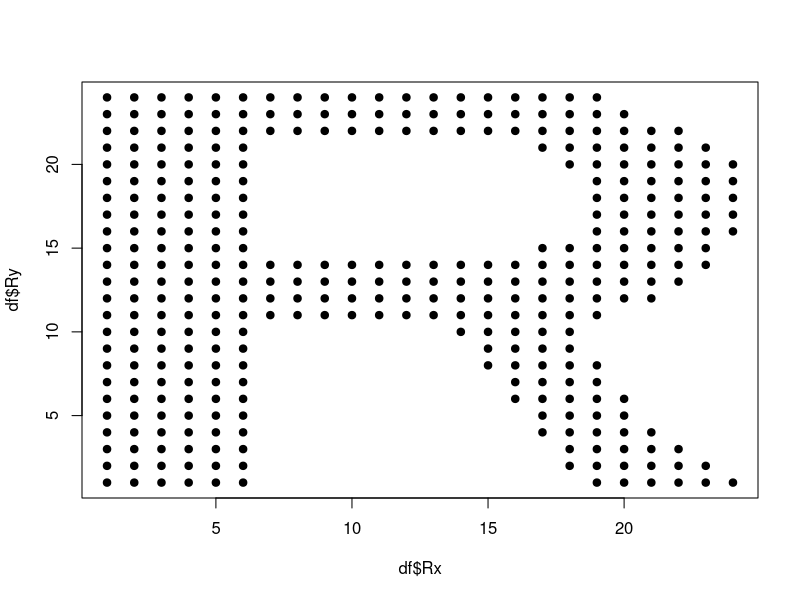
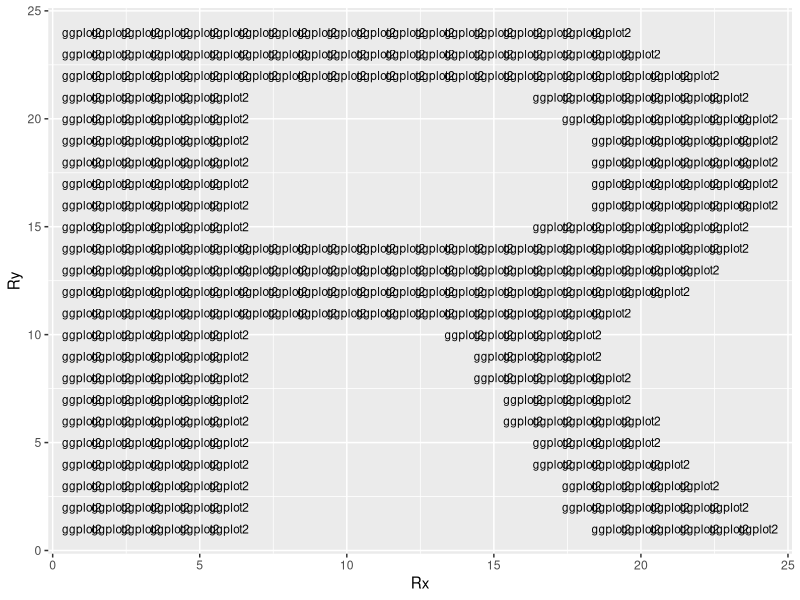
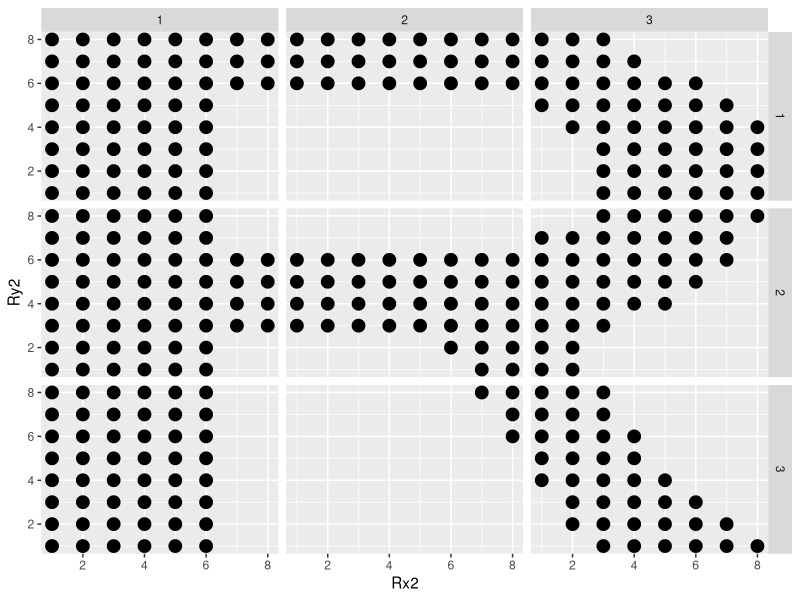

Write the R code that produced these figures, in order.

library(ggplot2)

R<-c(rep(1,19),rep(0,5), 
     rep(1,20),rep(0,4),
     rep(1,22),rep(0,2),
     rep(1,6),rep(0,10),rep(1,7),0,
     rep(1,6),rep(0,11),rep(1,7),
     rep(1,6),rep(0,12),rep(1,6),
     rep(1,6),rep(0,12),rep(1,6), 
     rep(1,6),rep(0,12),rep(1,6),
     rep(1,6),rep(0,12),rep(1,6),
     rep(1,6),rep(0,10),rep(1,7),0,
     rep(1,23),0,
     rep(1,22),rep(0,2),
     rep(1,21),rep(0,3),
     rep(1,19),rep(0,5),
     rep(1,6),rep(0,7),rep(1,5),rep(0,6),
     rep(1,6),rep(0,8),rep(1,4),rep(0,6),
     rep(1,6),rep(0,8),rep(1,5),rep(0,5),
     rep(1,6),rep(0,9),rep(1,4),rep(0,5),
     rep(1,6),rep(0,9),rep(1,5),rep(0,4),
     rep(1,6),rep(0,10),rep(1,4),rep(0,4),
     rep(1,6),rep(0,10),rep(1,5),rep(0,3),
     rep(1,6),rep(0,11),rep(1,5),rep(0,2),
     rep(1,6),rep(0,11),rep(1,6),rep(0,1),
     rep(1,6),rep(0,12),rep(1,6))

Ry=rep(seq(24,1),each=24)
Rx=rep(seq(1,24),24)

df=data.frame(R=R,Rx=Rx,Ry=Ry)
df=subset(df,R==1)
plot(df$Rx,df$Ry,pch=19)

ggplot(df)+geom_text(aes(x=Rx,y=Ry,label="ggplot2"),size=3)

Rx2=rep(seq(1,8),24*3)
Ry2=rep(rep(seq(8,1),each=24),3)
Rgrpx=rep(rep(seq(1,3),each=8),24)
Rgrpy=rep(seq(1,3),each=24*8)
df2=data.frame(R=R,Rx2=Rx2,Ry2=Ry2,Rgrpx=Rgrpx,Rgrpy=Rgrpy)
df2=subset(df2,R==1)
ggplot(data=df2,aes(x=Rx2,y=Ry2))+geom_point(size=4)+facet_grid(Rgrpy~Rgrpx)
